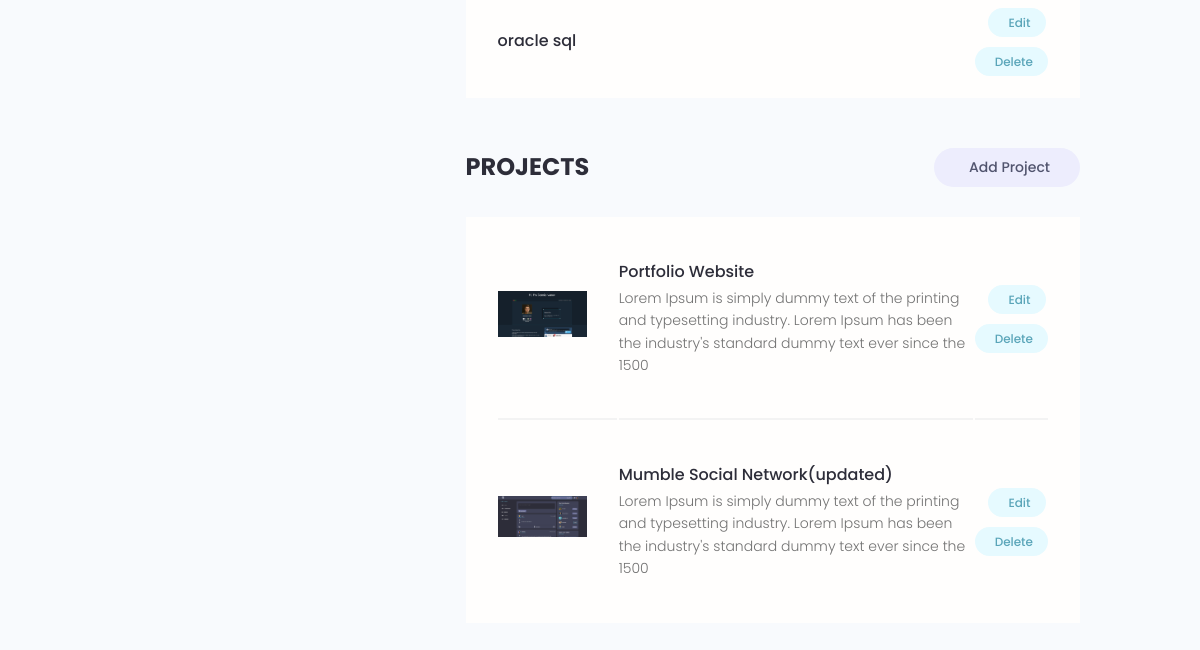
Before: /account/ (signed in, lower part) with the older database file.
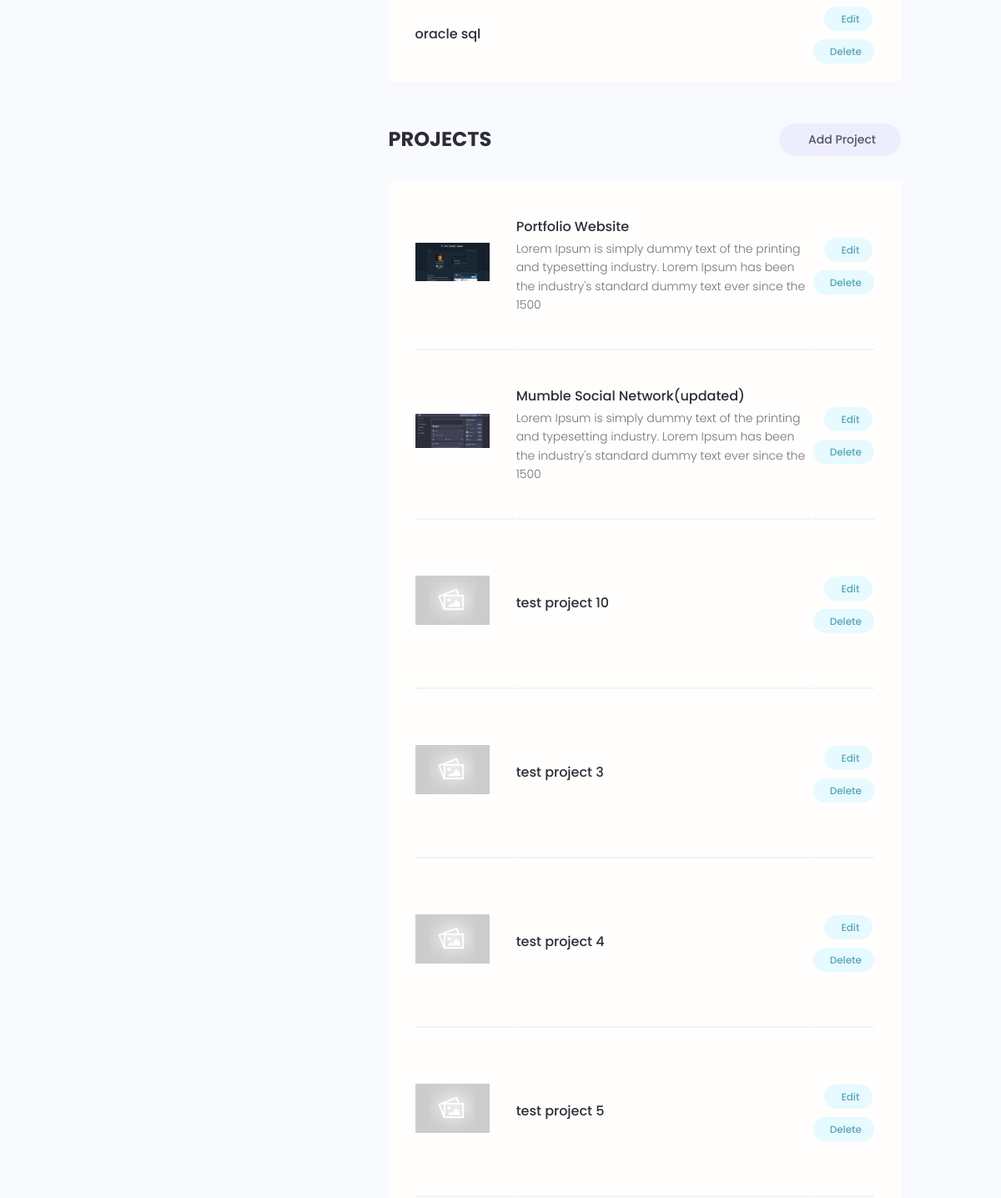
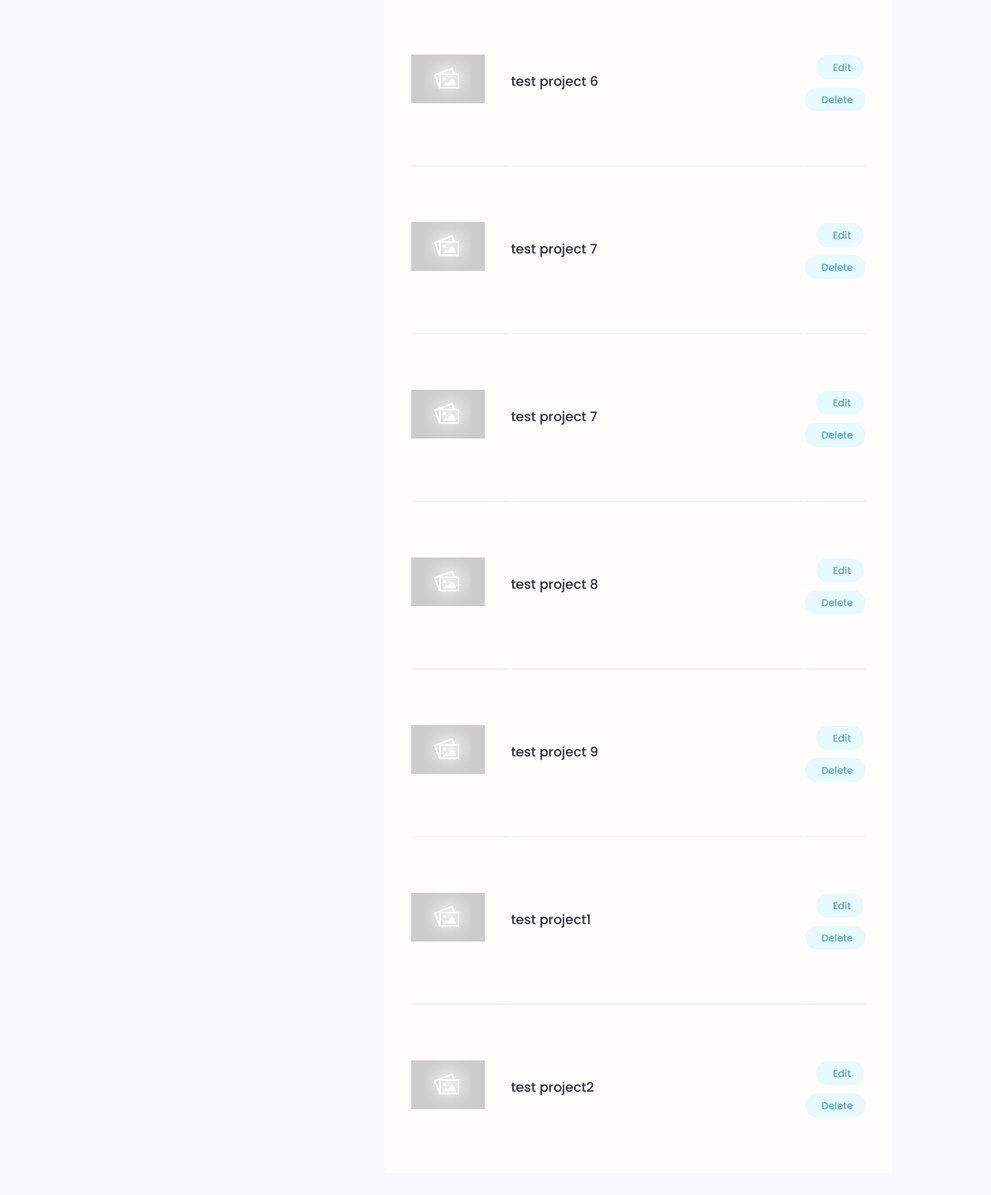
After: the same page with the newer database file (2 pictures, top to bottom).
### users/models.py (models this page shows, shortened)
class Skill(models.Model) :
    owner = models.ForeignKey(Profile,on_delete=models.CASCADE, null= True,blank=True)
    name=models.CharField(max_length=300,null=True,blank=True)
    description=models.TextField(null=True,blank=True)
    created=models.DateTimeField(auto_now_add=True)
    id=models.UUIDField(default=uuid.uuid4,unique=True,primary_key=True,editable=False)

### projects/models.py (models this page shows, shortened)
class Project(models.Model) :
    owner=models.ForeignKey(Profile, null=True,blank=True, on_delete=models.SET_NULL)
    title= models.CharField(max_length=200)
    description=models.TextField(null=True, blank=True)
    featured_image=models.ImageField(null=True, blank=True,default="default.jpg")
    demo_link = models.CharField(max_length=2000, null=True,blank=True)
    source_link = models.CharField(max_length=2000,null=True,blank=True)
    tags=models.ManyToManyField('Tag', blank=True)
    vote_total=models.IntegerField(default=0,null=True,blank=True)
    vote_ratio=models.IntegerField(default=0,null=True,blank=True)
    created=models.DateTimeField(auto_now_add=True)
    id=models.UUIDField(default=uuid.uuid4,unique=True, primary_key=True,editable=False)
    class Meta :
        ordering = ['-vote_ratio','-vote_total','title'] # will give oldest first

### users/views.py (the view)
# urls.py: path('account/', views.userAccount,name="account"),
@login_required(login_url='login')
def userAccount(request) :
    profile=request.user.profile
    skills = profile.skill_set.all()
    projects = profile.project_set.all()
    context={'profile':profile,'skills':skills,'projects':projects}
    return render(request,'users/account.html', context)

### users/templates/users/account.html (shortened to what this page needs)
{% extends  'main.html' %}
{% block content %}
  <main class="settingsPage profile my-md">
    <div class="container">
      <div class="layout">
        <div class="column column--1of3">
        </div>
        <div class="column column--2of3">
          <table class="settings__table">
            {% for skill in skills %}
            <tr>
              <td class="settings__tableInfo">
                <h4>{{skill.name}}</h4>
              </td>
              <td class="settings__tableActions">
                <a class="tag tag--pill tag--main settings__btn" href="{% url 'update-skill' skill.id %}"> Edit</a>
                <a class="tag tag--pill tag--main settings__btn" href="{% url 'delete-skill' skill.id %}?next=/account/">
                  Delete</a>
              </td>
            </tr>
            {% endfor %}
          </table>
          <div class="settings">
            <h3 class="settings__title">Projects</h3>
            <a class="tag tag--pill tag--sub settings__btn tag--lg" href="{% url 'create-project' %}"> Add Project</a>
          </div>
          <table class="settings__table">
            {% for project in projects %}
            <tr>
              <td class="settings__thumbnail">
                <a href="{% url 'project' project.id %}"><img  src="{{project.featured_image.url}}" alt="Project Thumbnail" /></a>
              </td>
              <td class="settings__tableInfo">
                <a href="{% url 'project' project.id %}">{{project.title}}</a>
                <p>{{project.description|slice:"150"}}
                </p>
              </td>
              <td class="settings__tableActions">
                <a class="tag tag--pill tag--main settings__btn" href="{% url 'update-project' project.id %}"> Edit</a>
                <a class="tag tag--pill tag--main settings__btn" href="{% url 'delete-project' project.id %}?next=/account/">
                  Delete</a>
              </td>
            </tr>
            {% endfor %}
          </table>
        </div>
      </div>
    </div>
  </main>
  {% endblock %}

Changed rows visible on the page:
added Project: featured_image (placeholder picture), title "test project 10"
added Project: featured_image (placeholder picture), title "test project 3"
added Project: featured_image (placeholder picture), title "test project 4"
added Project: featured_image (placeholder picture), title "test project 5"
added Project: featured_image (placeholder picture), title "test project 6"
added Project: featured_image (placeholder picture), title "test project 7"
added Project: featured_image (placeholder picture), title "test project 7"
added Project: featured_image (placeholder picture), title "test project 8"
added Project: featured_image (placeholder picture), title "test project 9"
added Project: featured_image (placeholder picture), title "test project1"
added Project: featured_image (placeholder picture), title "test project2"
